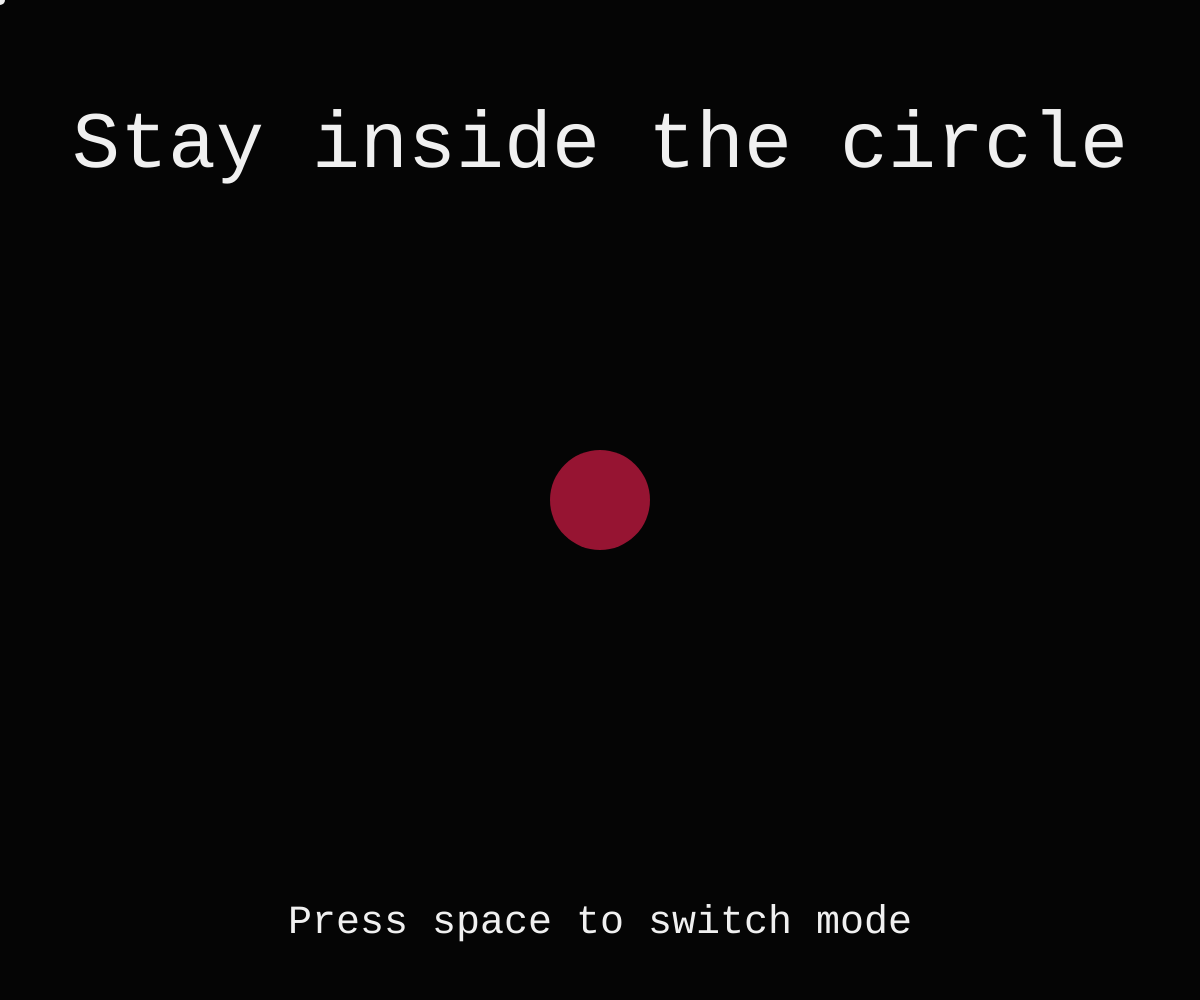
Frame 1 (no input)
Frame 60 (no input): identical to frame 1, image omitted
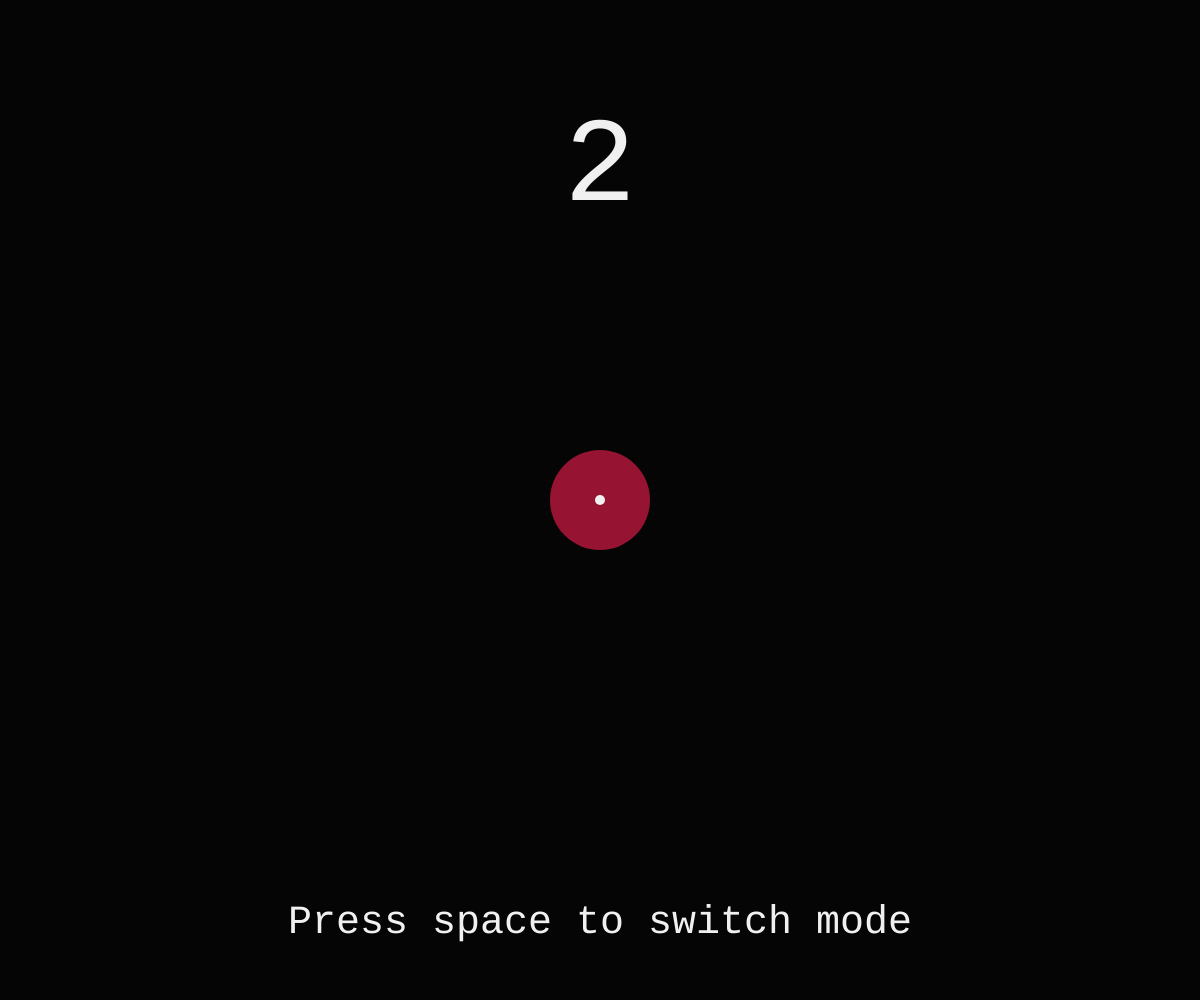
Frame 120 (the mouse pressed at the canvas centre since frame 60)

The p5.js sketch that drew these frames (run headless with seeded random() and noise() and a simulated clock; from frame 60 on, the mouse is pressed at the canvas centre):

// p5.js sketch
// ── sketch.js
var startScreen;
var scoreScreen;
var boundary;
var font;
var dots;
var mode;
var mode0Countdown;

var dotLife = 255;
var dotSize = 50;

function setup() {
    createCanvas(windowWidth, windowHeight);
    noStroke();
    textAlign(CENTER);

    startScreen = true;
    player = new Player();

    mode = 0;
    textFont('monospace');

    init();
}

function draw() {

    background(5);

    if (startScreen) {
        displayStartScreen();
    }
    else if (scoreScreen) {
        displayScoreScreen();
    }
    else {
        displayGame();
    }

    fill(240);
    ellipse(mouseX, mouseY, 10, 10);

    update();
}

function init() {
    startScreen = true;
    scoreScreen = false;
    mode0Countdown = -1;
    player.resetScore();
}

function initMode0() {
    if (mode == 0) {
        boundary = new Boundary();
    }
}

function initMode1() {
    if (mode == 1) {
        dots = [];
    }
}

function update() {
    if (!startScreen && !scoreScreen) {
        if (mode == 0) {
            boundary.update();
            if (!boundary.checkMouse()) {
                scoreScreen = true;
            } else {
                player.incrementScore();
            }
        }
        else if (mode == 1) {
            for (let d of dots) {
                d.update();
            }
            if (random(1) < .01) {
                dots.push(new Dot());
            }
        }
    }
    else if (startScreen && mode == 0) {
        if (mode0Countdown == -1) {
            if (dist(mouseX, mouseY, width / 2, height / 2) < 50) {
                mode0Countdown = 89;
            }
        }
        else {
            if (dist(mouseX, mouseY, width / 2, height / 2) < 50) {
                mode0Countdown--;
                if (mode0Countdown <= 0) {
                    startScreen = false;
                    initMode0();
                }
            }
            else {
                mode0Countdown = -1;
            }
        }
    }
}

function mousePressed() {

    if (startScreen) {
        if (mode == 1) {
            if (dist(mouseX, mouseY, width / 2, height / 2) < 25) {
                startScreen = false;
                initMode1();
            }
        }
    }
    else if (scoreScreen) {
        init();
    }
    else {
        if (mode == 1) {
            scoreScreen = true;
            for (var i = dots.length - 1; i >= 0; i--) {
                if (abs((mouseX - dots[i].x) + (mouseY - dots[i].y)) < dots[i].size / 1.5) {
                    if (dots[i].mouseInside()) {
                        dots[i] = null;
                        dots.splice(i, 1);
                        player.incrementScore();
                        scoreScreen = false;
                    }
                }
            }
        }
    }
}

function keyPressed() {
    if (startScreen) {
        if (keyCode == 32) {
            mode ^= 1;
        }
    }
}

function displayStartScreen() {
    fill(240);
    if (mode == 0) {
        if (mode0Countdown == -1) {
            textSize(width / 15);
            text("Stay inside the circle", width / 2, height / 6);
        }
        else {
            textSize(width / 10);
            text(floor((mode0Countdown) / 30) + 1, width / 2, height / 5);
        }
        fill(150, 20, 50);
        ellipse(width / 2, height / 2, 100, 100);
    }
    else if (mode == 1) {
        textSize(width / 15);
        text("Click the circles", width / 2, height / 6);
        stroke(255);
        strokeWeight(dotSize);
        point(width / 2, height / 2);
        noStroke();
    }

    fill(240);
    textSize(width / 30);
    text("Press space to switch mode", width / 2, height - (height / 15));
}

function displayScoreScreen() {
    fill(240);
    if (mode == 0) {
        textSize(width / 15);
        text("Your score was " + player.getScore(), width / 2, height / 2);
    }
    else if (mode == 1) {
        textSize(width / 15);
        text("You clicked " + player.getScore() + " dots", width / 2, height / 2);
    }

    textSize(width / 30);
    text("Click to try again", width / 2, height - (height / 3));
}

function displayGame() {
    if (mode == 0) {
        boundary.display();
    }
    else if (mode == 1) {
        for (let d of dots) {
            d.display();
        }
    }
    fill(240);
    textSize(width/30);
    text("Score: " + player.getScore(), width / 2, height - (height / 15));
}

function windowResized() {
    resizeCanvas(windowWidth, windowHeight);
}

// ── Boundary.js
function Boundary() {
    this.x = width / 2;
    this.y = height / 2;
    this.vel = createVector();
    this.acc = createVector();
    this.target = createVector(width / 2, height / 2);
    this.radius = 100;

    var red = 150;

    this.update = function() {

        this.vel.mult(.95);

        var attract = createVector(this.target.x, this.target.y);

        attract.x -= this.x;
        attract.y -= this.y;
        this.x += this.vel.x;
        this.y += this.vel.y;
        this.vel.add(this.acc);
        this.acc = attract.mult(.001);

        if (random(1) < .2) {
            this.target.x += random(-100, 100);
            this.target.y += random(-100, 100);

            if (this.target.x < this.radius) {
                this.target.x = this.radius * 2;
            }
            else if (this.target.x > width - this.radius) {
                this.target.x = width - this.radius * 2;
            }
            if (this.target.y < this.radius) {
                this.target.y = this.radius * 2;
            }
            else if (this.target.y > height - this.radius) {
                this.target.y = height - this.radius * 2;
            }
        }
    };

    this.checkMouse = function() {
        if (dist(mouseX, mouseY, this.x, this.y) > this.radius / 2) {
            return false;
        }
        red = abs(sin(millis() / 500) * 100) + 150;
        return true;
    };

    this.display = function() {
        fill(red, 20, 50);
        ellipse(this.x, this.y, this.radius, this.radius);
    }
}
// ── Dot.js
function Dot(first) {

    this.x = random(0, width);
    this.y = random(0, height);
    this.lifeTime = dotLife;
    this.size = dotSize;

    this.update = function() {
        this.lifeTime--;
        if (this.lifeTime <= 0) {
            scoreScreen = true;
        }
    };

    this.mouseInside = function() {
        if (dist(mouseX, mouseY, this.x, this.y) < this.size / 2) {
            return true;
        }
        return false;
    };

    this.display = function() {
        stroke(255, this.lifeTime, this.lifeTime);
        strokeWeight(this.size)
        point(this.x, this.y);
        noStroke();
    };
}
// ── Player.js
function Player() {

    var score = 0;

    this.getScore = function() {
        return score;
    };
    
    this.incrementScore = function() {
        score++;
    };

    this.resetScore = function() {
        score = 0;
    };

}
